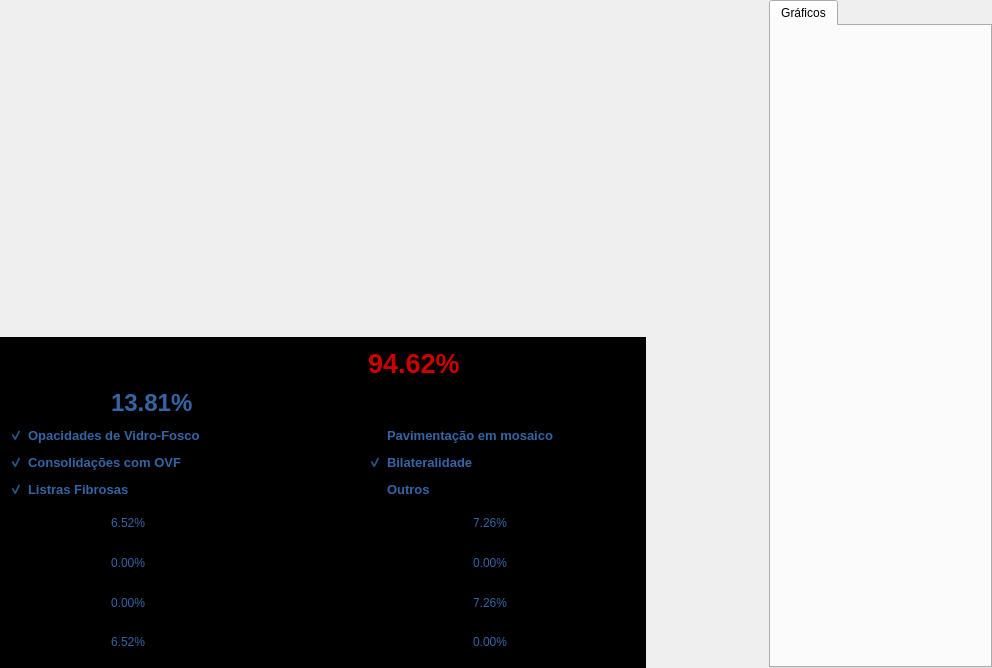
<?xml version="1.0" encoding="UTF-8"?>
<ui version="4.0">
 <class>Concept1</class>
 <widget class="QWidget" name="Concept1">
  <property name="geometry">
   <rect>
    <x>0</x>
    <y>0</y>
    <width>992</width>
    <height>668</height>
   </rect>
  </property>
  <property name="windowTitle">
   <string>Form</string>
  </property>
  <layout class="QHBoxLayout" name="horizontalLayout">
   <property name="spacing">
    <number>6</number>
   </property>
   <property name="leftMargin">
    <number>0</number>
   </property>
   <property name="topMargin">
    <number>0</number>
   </property>
   <property name="rightMargin">
    <number>0</number>
   </property>
   <property name="bottomMargin">
    <number>0</number>
   </property>
   <item>
    <widget class="QWidget" name="widget_3" native="true">
     <property name="sizePolicy">
      <sizepolicy hsizetype="Preferred" vsizetype="Preferred">
       <horstretch>1</horstretch>
       <verstretch>0</verstretch>
      </sizepolicy>
     </property>
     <layout class="QVBoxLayout" name="verticalLayout_2">
      <property name="spacing">
       <number>6</number>
      </property>
      <property name="leftMargin">
       <number>0</number>
      </property>
      <property name="topMargin">
       <number>0</number>
      </property>
      <property name="rightMargin">
       <number>0</number>
      </property>
      <property name="bottomMargin">
       <number>0</number>
      </property>
      <item>
       <widget class="QWidget" name="leftDisplay" native="true">
        <property name="sizePolicy">
         <sizepolicy hsizetype="Preferred" vsizetype="Preferred">
          <horstretch>0</horstretch>
          <verstretch>1</verstretch>
         </sizepolicy>
        </property>
        <layout class="QHBoxLayout" name="horizontalLayout_4">
         <property name="spacing">
          <number>0</number>
         </property>
         <property name="leftMargin">
          <number>0</number>
         </property>
         <property name="topMargin">
          <number>0</number>
         </property>
         <property name="rightMargin">
          <number>0</number>
         </property>
         <property name="bottomMargin">
          <number>0</number>
         </property>
        </layout>
       </widget>
      </item>
      <item>
       <widget class="QWidget" name="widget_7" native="true">
        <property name="sizePolicy">
         <sizepolicy hsizetype="Preferred" vsizetype="Preferred">
          <horstretch>0</horstretch>
          <verstretch>1</verstretch>
         </sizepolicy>
        </property>
        <property name="styleSheet">
         <string notr="true">background-color: rgb(0, 0, 0);</string>
        </property>
        <layout class="QGridLayout" name="gridLayout">
         <item row="0" column="3">
          <widget class="QLabel" name="label_2">
           <property name="font">
            <font>
             <pointsize>20</pointsize>
             <weight>75</weight>
             <bold>true</bold>
            </font>
           </property>
           <property name="styleSheet">
            <string notr="true">color:  rgb(204, 0, 0);</string>
           </property>
           <property name="text">
            <string>94.62%</string>
           </property>
          </widget>
         </item>
         <item row="8" column="1">
          <widget class="QLabel" name="label_27">
           <property name="styleSheet">
            <string notr="true">color: rgb(52, 101, 164);</string>
           </property>
           <property name="text">
            <string>6.52%</string>
           </property>
          </widget>
         </item>
         <item row="7" column="4">
          <widget class="QLabel" name="label_30">
           <property name="styleSheet">
            <string notr="true">color: rgb(52, 101, 164);</string>
           </property>
           <property name="text">
            <string>7.26%</string>
           </property>
          </widget>
         </item>
         <item row="0" column="2">
          <widget class="QLabel" name="label">
           <property name="text">
            <string>Possibilidade de COVID-19:</string>
           </property>
          </widget>
         </item>
         <item row="7" column="2">
          <widget class="QLabel" name="label_26">
           <property name="font">
            <font>
             <pointsize>9</pointsize>
            </font>
           </property>
           <property name="text">
            <string>(0.000cm³)</string>
           </property>
          </widget>
         </item>
         <item row="4" column="0" colspan="2">
          <widget class="QCheckBox" name="checkBox_3">
           <property name="font">
            <font>
             <pointsize>10</pointsize>
             <weight>75</weight>
             <bold>true</bold>
            </font>
           </property>
           <property name="styleSheet">
            <string notr="true">color: rgb(52, 101, 164);</string>
           </property>
           <property name="text">
            <string>Listras Fibrosas</string>
           </property>
           <property name="checked">
            <bool>true</bool>
           </property>
          </widget>
         </item>
         <item row="5" column="3">
          <widget class="QLabel" name="label_7">
           <property name="text">
            <string>Pulmão Esquerdo:</string>
           </property>
          </widget>
         </item>
         <item row="8" column="3">
          <widget class="QLabel" name="label_33">
           <property name="font">
            <font>
             <pointsize>9</pointsize>
            </font>
           </property>
           <property name="text">
            <string>Lobo Inferior</string>
           </property>
          </widget>
         </item>
         <item row="2" column="3" colspan="2">
          <widget class="QCheckBox" name="checkBox_4">
           <property name="font">
            <font>
             <pointsize>10</pointsize>
             <weight>75</weight>
             <bold>true</bold>
            </font>
           </property>
           <property name="styleSheet">
            <string notr="true">color: rgb(52, 101, 164);</string>
           </property>
           <property name="text">
            <string>Pavimentação em mosaico</string>
           </property>
          </widget>
         </item>
         <item row="5" column="1">
          <widget class="QLabel" name="label_6">
           <property name="styleSheet">
            <string notr="true">color: rgb(52, 101, 164);</string>
           </property>
           <property name="text">
            <string>6.52%</string>
           </property>
          </widget>
         </item>
         <item row="8" column="2">
          <widget class="QLabel" name="label_29">
           <property name="font">
            <font>
             <pointsize>9</pointsize>
            </font>
           </property>
           <property name="text">
            <string>(89.256cm³)</string>
           </property>
          </widget>
         </item>
         <item row="1" column="1">
          <widget class="QLabel" name="label_40">
           <property name="font">
            <font>
             <pointsize>18</pointsize>
             <weight>75</weight>
             <bold>true</bold>
            </font>
           </property>
           <property name="styleSheet">
            <string notr="true">color: rgb(52, 101, 164);</string>
           </property>
           <property name="text">
            <string>13.81%</string>
           </property>
          </widget>
         </item>
         <item row="2" column="0" colspan="2">
          <widget class="QCheckBox" name="checkBox">
           <property name="font">
            <font>
             <pointsize>10</pointsize>
             <weight>75</weight>
             <bold>true</bold>
            </font>
           </property>
           <property name="styleSheet">
            <string notr="true">color: rgb(52, 101, 164);</string>
           </property>
           <property name="text">
            <string>Opacidades de Vidro-Fosco</string>
           </property>
           <property name="checked">
            <bool>true</bool>
           </property>
          </widget>
         </item>
         <item row="5" column="5">
          <widget class="QLabel" name="label_37">
           <property name="font">
            <font>
             <pointsize>9</pointsize>
            </font>
           </property>
           <property name="text">
            <string>(140.356cm³)</string>
           </property>
          </widget>
         </item>
         <item row="3" column="3" colspan="2">
          <widget class="QCheckBox" name="checkBox_5">
           <property name="font">
            <font>
             <pointsize>10</pointsize>
             <weight>75</weight>
             <bold>true</bold>
            </font>
           </property>
           <property name="styleSheet">
            <string notr="true">color: rgb(52, 101, 164);</string>
           </property>
           <property name="text">
            <string>Bilateralidade</string>
           </property>
           <property name="checked">
            <bool>true</bool>
           </property>
          </widget>
         </item>
         <item row="6" column="3">
          <widget class="QLabel" name="label_35">
           <property name="font">
            <font>
             <pointsize>9</pointsize>
            </font>
           </property>
           <property name="text">
            <string>Lobo Superior</string>
           </property>
          </widget>
         </item>
         <item row="7" column="1">
          <widget class="QLabel" name="label_24">
           <property name="styleSheet">
            <string notr="true">color: rgb(52, 101, 164);</string>
           </property>
           <property name="text">
            <string>0.00%</string>
           </property>
          </widget>
         </item>
         <item row="7" column="0">
          <widget class="QLabel" name="label_25">
           <property name="font">
            <font>
             <pointsize>9</pointsize>
            </font>
           </property>
           <property name="text">
            <string>Lobo Central</string>
           </property>
          </widget>
         </item>
         <item row="6" column="0">
          <widget class="QLabel" name="label_21">
           <property name="font">
            <font>
             <pointsize>9</pointsize>
            </font>
           </property>
           <property name="text">
            <string>Lobo Superior</string>
           </property>
          </widget>
         </item>
         <item row="6" column="1">
          <widget class="QLabel" name="label_22">
           <property name="styleSheet">
            <string notr="true">color: rgb(52, 101, 164);</string>
           </property>
           <property name="text">
            <string>0.00%</string>
           </property>
          </widget>
         </item>
         <item row="8" column="5">
          <widget class="QLabel" name="label_34">
           <property name="font">
            <font>
             <pointsize>9</pointsize>
            </font>
           </property>
           <property name="text">
            <string>(0.000cm³)</string>
           </property>
          </widget>
         </item>
         <item row="7" column="5">
          <widget class="QLabel" name="label_39">
           <property name="font">
            <font>
             <pointsize>9</pointsize>
            </font>
           </property>
           <property name="text">
            <string>(140.356cm³)</string>
           </property>
          </widget>
         </item>
         <item row="5" column="4">
          <widget class="QLabel" name="label_8">
           <property name="styleSheet">
            <string notr="true">color: rgb(52, 101, 164);</string>
           </property>
           <property name="text">
            <string>7.26%</string>
           </property>
          </widget>
         </item>
         <item row="7" column="3">
          <widget class="QLabel" name="label_36">
           <property name="font">
            <font>
             <pointsize>9</pointsize>
            </font>
           </property>
           <property name="text">
            <string>Lobo Central</string>
           </property>
          </widget>
         </item>
         <item row="6" column="2">
          <widget class="QLabel" name="label_23">
           <property name="font">
            <font>
             <pointsize>9</pointsize>
            </font>
           </property>
           <property name="text">
            <string>(0.000cm³)</string>
           </property>
          </widget>
         </item>
         <item row="6" column="4">
          <widget class="QLabel" name="label_31">
           <property name="styleSheet">
            <string notr="true">color: rgb(52, 101, 164);</string>
           </property>
           <property name="text">
            <string>0.00%</string>
           </property>
          </widget>
         </item>
         <item row="5" column="2">
          <widget class="QLabel" name="label_10">
           <property name="font">
            <font>
             <pointsize>9</pointsize>
            </font>
           </property>
           <property name="text">
            <string>(89.256cm³)</string>
           </property>
          </widget>
         </item>
         <item row="1" column="2">
          <widget class="QLabel" name="label_41">
           <property name="text">
            <string>(229.612cm³)</string>
           </property>
          </widget>
         </item>
         <item row="1" column="0">
          <widget class="QLabel" name="label_9">
           <property name="text">
            <string>Pulmão:</string>
           </property>
          </widget>
         </item>
         <item row="8" column="4">
          <widget class="QLabel" name="label_32">
           <property name="styleSheet">
            <string notr="true">color: rgb(52, 101, 164);</string>
           </property>
           <property name="text">
            <string>0.00%</string>
           </property>
          </widget>
         </item>
         <item row="3" column="0" colspan="2">
          <widget class="QCheckBox" name="checkBox_2">
           <property name="font">
            <font>
             <pointsize>10</pointsize>
             <weight>75</weight>
             <bold>true</bold>
            </font>
           </property>
           <property name="styleSheet">
            <string notr="true">color: rgb(52, 101, 164);</string>
           </property>
           <property name="text">
            <string>Consolidações com OVF</string>
           </property>
           <property name="checked">
            <bool>true</bool>
           </property>
          </widget>
         </item>
         <item row="6" column="5">
          <widget class="QLabel" name="label_38">
           <property name="font">
            <font>
             <pointsize>9</pointsize>
            </font>
           </property>
           <property name="text">
            <string>(0.000cm³)</string>
           </property>
          </widget>
         </item>
         <item row="8" column="0">
          <widget class="QLabel" name="label_28">
           <property name="font">
            <font>
             <pointsize>9</pointsize>
            </font>
           </property>
           <property name="text">
            <string>Lobo Inferior</string>
           </property>
          </widget>
         </item>
         <item row="4" column="3" colspan="2">
          <widget class="QCheckBox" name="checkBox_6">
           <property name="font">
            <font>
             <pointsize>10</pointsize>
             <weight>75</weight>
             <bold>true</bold>
            </font>
           </property>
           <property name="styleSheet">
            <string notr="true">color: rgb(52, 101, 164);</string>
           </property>
           <property name="text">
            <string>Outros</string>
           </property>
          </widget>
         </item>
         <item row="5" column="0">
          <widget class="QLabel" name="label_5">
           <property name="text">
            <string>Pulmão Direito:</string>
           </property>
          </widget>
         </item>
        </layout>
       </widget>
      </item>
     </layout>
    </widget>
   </item>
   <item>
    <widget class="QWidget" name="centerDisplay" native="true">
     <property name="sizePolicy">
      <sizepolicy hsizetype="Preferred" vsizetype="Preferred">
       <horstretch>1</horstretch>
       <verstretch>0</verstretch>
      </sizepolicy>
     </property>
     <layout class="QVBoxLayout" name="verticalLayout_4">
      <property name="spacing">
       <number>0</number>
      </property>
      <property name="leftMargin">
       <number>0</number>
      </property>
      <property name="topMargin">
       <number>0</number>
      </property>
      <property name="rightMargin">
       <number>0</number>
      </property>
      <property name="bottomMargin">
       <number>0</number>
      </property>
     </layout>
    </widget>
   </item>
   <item>
    <widget class="QWidget" name="widget_5" native="true">
     <property name="enabled">
      <bool>true</bool>
     </property>
     <property name="sizePolicy">
      <sizepolicy hsizetype="Preferred" vsizetype="Preferred">
       <horstretch>2</horstretch>
       <verstretch>0</verstretch>
      </sizepolicy>
     </property>
     <layout class="QHBoxLayout" name="horizontalLayout_3">
      <property name="spacing">
       <number>6</number>
      </property>
      <property name="leftMargin">
       <number>0</number>
      </property>
      <property name="topMargin">
       <number>0</number>
      </property>
      <property name="rightMargin">
       <number>0</number>
      </property>
      <property name="bottomMargin">
       <number>0</number>
      </property>
      <item>
       <widget class="QTabWidget" name="tabWidget">
        <property name="currentIndex">
         <number>0</number>
        </property>
        <widget class="QWidget" name="chartTab">
         <attribute name="title">
          <string>Gráficos</string>
         </attribute>
         <layout class="QVBoxLayout" name="verticalLayout_3"/>
        </widget>
       </widget>
      </item>
     </layout>
    </widget>
   </item>
  </layout>
 </widget>
 <resources/>
 <connections/>
</ui>
